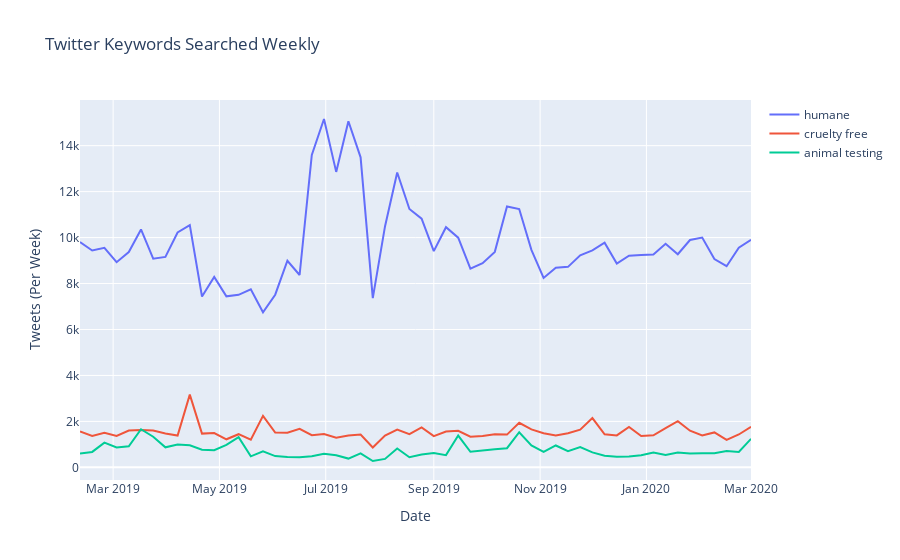

Notebook code cell kept with this figure:
### Code cell
graph_data = []
for i in range(len(lines_data[3:6])):
    twitter_data = go.Scatter(x=lines_data[i+3].index, y=lines_data[i+3].values, name=other_categories[i], hovertemplate=hover_template)
    graph_data.append(twitter_data)
fig = go.Figure(graph_data, layout=layout)
fig.show()
